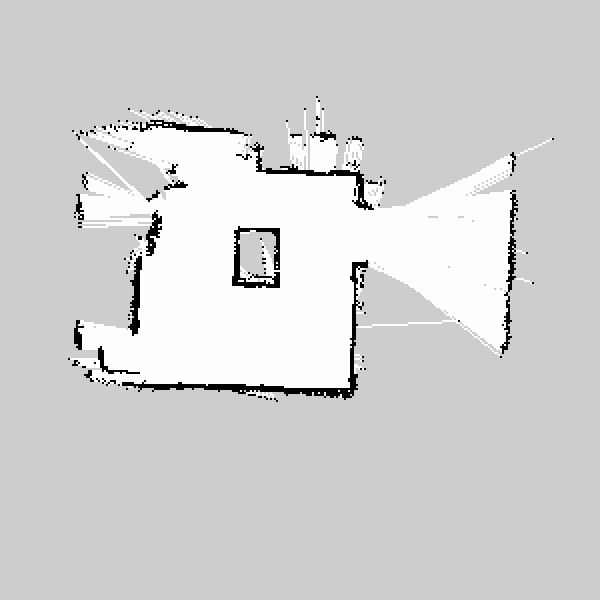
#> input picture Ipython_pf/scaled_map.pgm, 600 x 600 px
$ jupyter execute --allow-errors pc_test.ipynb   (shell and % lines are left out)
#> lines starting #> are read from the running program, lines starting #| are printed output that depends on the picture; after the words box and inside, x2 and y2 are one past the last pixel; in counts of white or black regions, pixels touching at a corner belong together
### Ipython_pf/pf.py
#!/usr/bin/env python

""" This is the starter code for the robot localization project

    Originally cloned from Paul Ruvolo's CompRobo 15:
    https://github.com/paulruvolo/comprobo15/

"""

import rospy

from std_msgs.msg import Header, String
from sensor_msgs.msg import LaserScan
from geometry_msgs.msg import PoseStamped, PoseWithCovarianceStamped, PoseArray, Pose, Point, Quaternion
from nav_msgs.srv import GetMap
from copy import deepcopy

import tf
from tf import TransformListener
from tf import TransformBroadcaster
from tf.transformations import euler_from_quaternion, rotation_matrix, quaternion_from_matrix
from random import gauss

import math
import time

import numpy as np
from numpy.random import random_sample
from sklearn.neighbors import NearestNeighbors
from occupancy_field import OccupancyField

from helper_functions import (convert_pose_inverse_transform,
                              convert_translation_rotation_to_pose,
                              convert_pose_to_xy_and_theta,
                              angle_diff)

class Particle(object):
    """ Represents a hypothesis (particle) of the robot's pose consisting of x,y and theta (yaw)
        Attributes:
            x: the x-coordinate of the hypothesis relative to the map frame
            y: the y-coordinate of the hypothesis relative ot the map frame
            theta: the yaw of the hypothesis relative to the map frame
            w: the particle weight (the class does not ensure that particle weights are normalized
    """

    def __init__(self,x=0.0,y=0.0,theta=0.0,w=1.0):
        """ Construct a new Particle
            x: the x-coordinate of the hypothesis relative to the map frame
            y: the y-coordinate of the hypothesis relative ot the map frame
            theta: the yaw of the hypothesis relative to the map frame
            w: the particle weight (the class does not ensure that particle weights are normalized """
        self.w = w
        self.theta = theta
        self.x = x
        self.y = y

    # [4 lines left out: function as_pose, not called in this run]

    # TODO: define additional helper functions if needed
    def normalize(self, Z):
        """ Ajusta o peso da particula usando o fator de normalizacao (Z) """
        self.w /= Z

class ParticleFilter:
    """ The class that represents a Particle Filter ROS Node
        Attributes list:
            initialized: a Boolean flag to communicate to other class methods that initializaiton is complete
            base_frame: the name of the robot base coordinate frame (should be "base_link" for most robots)
            map_frame: the name of the map coordinate frame (should be "map" in most cases)
            odom_frame: the name of the odometry coordinate frame (should be "odom" in most cases)
            scan_topic: the name of the scan topic to listen to (should be "scan" in most cases)
            n_particles: the number of particles in the filter
            d_thresh: the amount of linear movement before triggering a filter update
            a_thresh: the amount of angular movement before triggering a filter update
            laser_max_distance: the maximum distance to an obstacle we should use in a likelihood calculation
            pose_listener: a subscriber that listens for new approximate pose estimates (i.e. generated through the rviz GUI)
            particle_pub: a publisher for the particle cloud
            laser_subscriber: listens for new scan data on topic self.scan_topic
            tf_listener: listener for coordinate transforms
            tf_broadcaster: broadcaster for coordinate transforms
            particle_cloud: a list of particles representing a probability distribution over robot poses
            current_odom_xy_theta: the pose of the robot in the odometry frame when the last filter update was performed.
                                   The pose is expressed as a list [x,y,theta] (where theta is the yaw)
            map: the map we will be localizing ourselves in.  The map should be of type nav_msgs/OccupancyGrid
    """
    # [146 lines left out: functions __init__, update_robot_pose, update_particles_with_odom, map_calc_range, resample_particles, update_particles_with_laser and 4 more, not called in this run]

    def normalize_particles(self):
        """ Make sure the particle weights define a valid distribution (i.e. sum to 1.0) """
        pass
        # TODO: implement this

    # [80 lines left out: functions publish_particles, scan_received, fix_map_to_odom_transform, broadcast_last_transform, not called in this run]

# [8 lines that do not run on import are left out]

### Ipython_pf/pc_test.ipynb
[cell 1]
# Dados do arquivo mapa.yaml

resolution = 0.020000
origin =  [-5.000000, -5.000000, 0.000000]
occupied_thresh = 0.65
free_thresh =  0.196

[cell 2]
from random import randint, choice
import time
import matplotlib.pyplot as plt
import matplotlib.patches as mpatches
import numpy as np
import math
import random
from pf import Particle
from nav_msgs.msg import OccupancyGrid
from occupancy_field import OccupancyField
from helper_functions import angle_normalize, angle_diff


from PIL import Image as PilImage
pil_image = PilImage.open("scaled_map.pgm", 'r')
#> pil_image is the input picture: PIL image 600x600 L; min 0, max 254, mean 210.4
np_image = np.asarray(pil_image)

particle_size = 10

#import matplotlib_render as plotmap


back_color = "black"
colors     = ['red', 'green', 'cyan', 'yellow']
width, height = 480, 480

initial_pose = [200, 200, math.pi/8] # Posicao inicial considerada para o pf
pose = [320, 250, math.radians(90)] # posicao "verdadeira" do robo
robot_radius=10   # Raio do robo

# Os angulos em que o robo simulado vai ter sensores
angles = np.linspace(0.0, 2*math.pi, num=8)

particle_cloud = []

# [5 lines left out: function convert_to_figure, not called in this run]


def nb_draw_map(mapa_numpy, particles = None, initial_position=False, pose=False, robot=False):
    fig, ax = plt.subplots(figsize=(10,10))
    ax.set(xlim=[0, width], ylim=[0, height]) # Or use "ax.axis([x0,x1,y0,y1])"

    fig.canvas.draw()

    #def update():

    plt.imshow(mapa_numpy, cmap='Greys_r')
    if initial_position:
        draw_initial_pose(initial_pose,ax)
    if particles:
        nb_draw_particle_cloud(particles, ax)
    if pose:
        nb_draw_arrow(pose[0], pose[1], pose[2], ax, color='g', width=2, headwidth=6, headlength=6)
    if robot:
        nb_draw_robot(pose, ax, radius=robot_radius)

    return ax # Retornamos o contexto grafico caso queiram fazer algo depois


def draw_initial_pose(pose_xytheta, ax):
    """
        Metodo que desenha a pose inicial
        pose - um array que contem x, y e theta da pose inicial
        ax - um objeto do matplotlib
    """
    x = pose_xytheta[0]
    y = pose_xytheta[1]
    theta = pose_xytheta[2]
    l = 15
    #end_x = x + deltax
    #end_y = y + deltay
    nb_draw_arrow(x, y, theta, ax, l=l, color='r', width=2, headwidth=6, headlength=6)

def nb_draw_arrow(x, y, theta, ax, l = 15, color='y', headwidth=3.0, headlength=3, width=0.001):
    deltax = l*math.cos(theta)
    deltay = l*math.sin(theta)
    ax.arrow(x, y, deltax, deltay, head_width=headwidth, head_length=headlength, fc=color,  ec=color, width=width)

def nb_draw_particle_cloud(particles, ax):
    """
        Desenha o particle cloud
        particles - uma lista de objetos Particle
        ax - eixo
    """
    for p in particles:
        nb_draw_arrow(p.x, p.y, p.theta, ax, particle_size, color='b')

def normalize_particles():
    #global particle_cloud
    w_sum = 0
    for p in particle_cloud:
        w_sum+=p.w
    for p in particle_cloud:
        p.normalize(w_sum)

def update_robot_pose():
    """ Update the estimate of the robot's pose given the updated particles.
        There are two logical methods for this:
            (1): compute the mean pose
            (2): compute the most likely pose (i.e. the mode of the distribution)
    """
    # first make sure that the particle weights are normalized
    normalize_particles()

    # TODO: assign the lastest pose into self.robot_pose as a geometry_msgs.Pose object
    # Nota: neste notebook ao inves de usarmos um objeto Pose vou usar uma lista x, y, theta
    robot_pose = [0, 0, 0]

def nb_initialize_particle_cloud(xy_theta=None):
    """ Initialize the particle cloud.
        Arguments
        xy_theta: a triple consisting of the mean x, y, and theta (yaw) to initialize the
                  particle cloud around.  If this input is ommitted, the odometry will be used """
    if xy_theta == None:
        #xy_theta = convert_pose_to_xy_and_theta(.odom_pose.pose)
        pass
    global particle_cloud
    # TODO create particles
    particle_cloud = nb_create_particles(initial_pose)

    normalize_particles()
    update_robot_pose()

def nb_create_particles(pose, var_x = 50, var_y = 50, var_theta = math.pi/3, num=100):
    """
        Cria num particulas
        situadas no intervalo x - var_x a x + var_x, y - var_x at'e y + var_y e theta - var_theta a theta + var_theta
    """
    particle_cloud = []
    s = pose
    for i in range(num):
        x = random.uniform(s[0] - var_x, s[0] + var_x)
        y = random.uniform(s[1] - var_x, s[1] + var_y)
        theta = random.uniform(s[2] - var_theta, s[2] + var_theta)
        p = Particle(x, y, theta, w=1.0) # A prob. w vai ser normalizada depois
        particle_cloud.append(p)
    return particle_cloud

def nb_draw_robot(position, ax, radius=10):
    from matplotlib.patches import Circle
    circle = Circle((position[0], position[1]), radius, facecolor='none',
                    edgecolor=(0.0, 0.8, 0.2), linewidth=2, alpha=0.7)
    ax.add_patch(circle)

def nb_create_ros_map(numpy_image):
    """
        Este notebook nao usa o service GetMap, portanto
        precisamos usar a imagem que foi lida e criar um OccupancyGrid
    """
    grid = OccupancyGrid()
    grid.info.resolution = 1
    w = numpy_image.shape[0]
    h = numpy_image.shape[1]
    grid.info.width = w
    grid.info.height = h
    image_data = []
    for i in range(numpy_image.size):
        cell = 1.0 - (numpy_image[i//w][i%w]/255.0)
        if cell < 0.005:
            cell = 0
        image_data.append(cell)

    print("Occurences of zero",image_data.count(0))
    grid.data = image_data
    return grid

# [18 lines left out: functions nb_interp, nb_cria_occupancy_field_image, not called in this run]


def nb_outside_image(x, y, img):
    if x > img.shape[1] or x < 0:
        return true
    if y > img.shape[0] or y < 0:
        return ture

def nb_found_obstacle(x, y, x0, y0, img):
    gray_value = 1.0 - img[x][y]/255.0
    if gray_value > free_thresh and gray_value < occupied_thresh:
        return math.sqrt( (x0 - x)**2 + (y0 - x)**2 )


def nb_find_discrete_line_versor(xa, ya, angle):
    m = math.tan(angle)
    delta = 50.0 # arbitrario
    xd = xa + delta*math.cos(angle)
    yd = ya + delta*math.sin(angle)
    deltay = yd - ya
    deltax = xd - xa
    v = [deltax, deltay]
    length = math.sqrt(deltax**2 + deltay**2)
    versor = [deltax/delta, deltay/delta]
    # Um pouco ineficiente mas 'garante' que nao pularemos celular
    for i in range(len(versor)):
        versor[i]*=0.6
    return versor


def nb_simulate_lidar(robot_pose, angles, img):
    """
        Simula a leitura `real` do LIDAR supondo que o robot esteja na robot_pose e com sensores nos angulos angles

        Nao e' necessario fazer isso em seu projeto

        retorna uma lista de pontos de intersecao ou -1 se o sensor nao ler nada naquele angulo

    """
    a = angles.copy()
    theta = 2 # para ficar mais intuitivo

    #robot_pose[theta] = angle_normalize(robot_pose[theta])

    lidar_results = {}

    result_img = np.zeros(img.shape)
    result_img.fill(255) # Deixamos tudo branco

    x0 = robot_pose[0]
    y0 = robot_pose[1]

    for angulo in a:
        # Faz o angulo ser relativo ao robo
        ang = robot_pose[theta]+angulo
        print("Angle ", ang)
        xa, ya = x0, y0
        x = xa
        y = ya
        vers = nb_find_discrete_line_versor(xa, ya, ang)
        #print("vers ", ang, "  " , vers)

        while (True):
            result_img[int(y), int(x)] = 0 # Marcamos o raio na imagem y,x porque numpy e' linha, coluna
            if nb_outside_image(int(x), int(y), img):
                # A imagem acabou, nao achamos nada
                lidar_results[ang] = -1
                print("Outside at ",x ,"  ",y, "  for angle ", ang)
                break
            dist = nb_found_obstacle(int(y), int(x), y0, x0, img)
            if dist > -1:
                # Achamos alguma coisa
                lidar_results[ang] = dist
                print("Hit for ",x,  "  ",y, "  for angle ", ang)
                break
            # Keep going if none of the "ifs" has been triggered
            x += vers[0]
            y += vers[1]

    return lidar_results, result_img

## Mapa com posicao inicial

[cell 3]
nb_draw_map(np_image)

[cell 4]
# Inicializa as particulas
nb_initialize_particle_cloud()

[cell 5]
nb_draw_map(np_image, particles = particle_cloud, initial_position = initial_pose, pose=pose, robot=True)
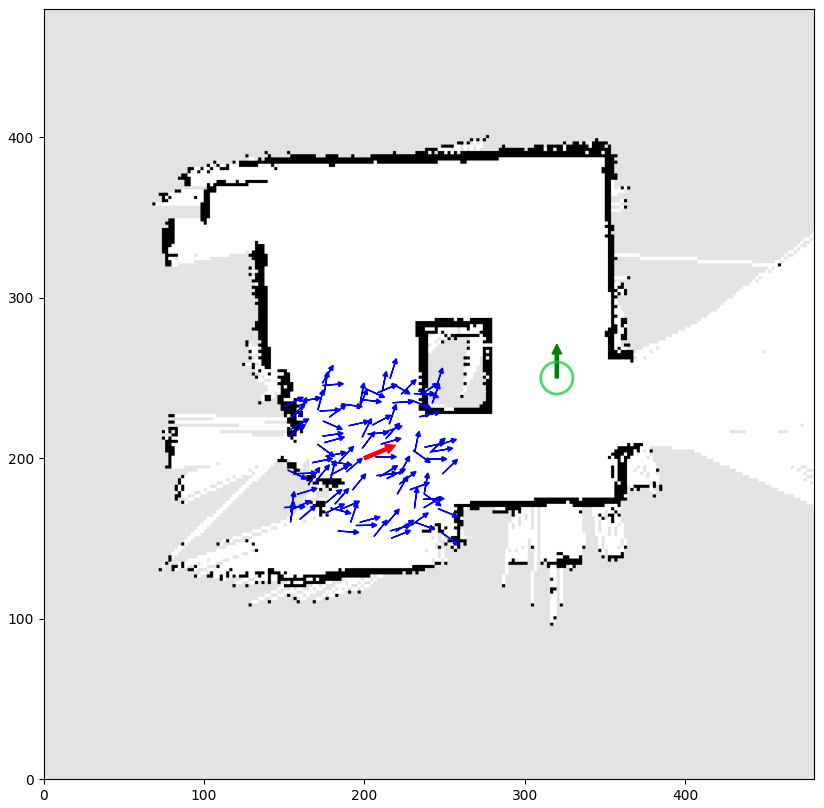
#> figure drawn by matplotlib, 1 panel

## Occupancy field para o exemplo

#> (a cell that did not finish here is left out)

#> (a cell that did not finish here is left out)

[cell 8]
ax = nb_draw_map(np_image)
#> (the rest of this cell did not finish here and is left out)

[cell 9]
angles

# Simulacao da imagem do laser

Para simular a leitura **real** do robo, use *nb_simulate_lidar* passando a posicao do robo, os angulos do sensor e a np_image com o mapa

#> (a cell that did not finish here is left out)

#> in nb_simulate_lidar, `result_img.fill(255)`: result_img: shape (600, 600) float64; every value is 255
#> the loop in nb_simulate_lidar, `for angulo in a:` made 1 pass
#> after the loop in nb_simulate_lidar, `for angulo in a:`:
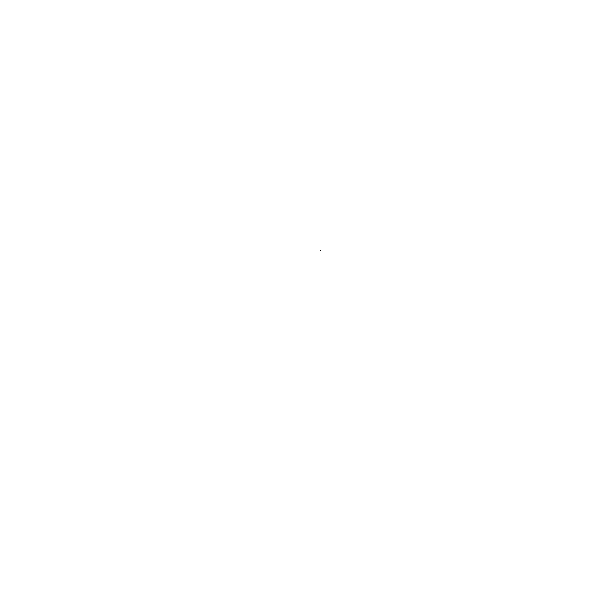
#> result_img: shape (600, 600) float64; 100% white; black in thin lines or dots, all inside (x1, y1, x2, y2) = (320, 250, 321, 251)
#> after the loop in nb_simulate_lidar, `for angulo in a:`: lidar_results = 0 items

As leituras serao retornadas pela simulacao do lidar. Sao armazenadas na forma de um dicionario com angulo: valor da leitura

#> (a cell that did not finish here is left out)

# Laser simulado sobre occupancy field

[cell 12]
ax = nb_draw_map(np_image, pose=pose, robot=True)
#> (the rest of this cell did not finish here and is left out)

[cell 13]
# [12 lines left out: function update_particles_with_odom, not called in this run]

[cell 14]
# [30 lines left out: functions resample_particles, weighted_values, not called in this run]

[cell 15]
# [17 lines left out: functions update_particles_with_laser, get_particle_likelyhood, not called in this run]

## Sugestao de atividade:

Coloque os seguintes passos num loop:

- Mova o robo alterando a variavel *pose*

- Atualize as particulas com odometria

- Calcule a verossimilanca das particulas usando o OccupancyField - **note que e'  a mesma classe usada no ROS**

- Reamostre as particulas

Use as funcoes de plot abundantemente ao longo do desenvolvimento

[cell 16]
from scipy.stats import norm
from numpy.random import random_sample
from copy import deepcopy

position = [[0,25,0],[0,25,0],[0,25,0],[0,25,0],[-25,10,0],[-25,0,0],[-25,0,0],[-25,0,0],[-25,0,0],[-25,0,0],[0,-25,0],[0,-25,0],[0,-25,0],[0,-25,0]]
#> (the rest of this cell did not finish here and is left out)

[cell 17]
nb_draw_map(np_image, particles = particle_cloud, initial_position = initial_pose, pose=pose, robot=True)

[cell 18]
ax = nb_draw_map(np_image)
#> (the rest of this cell did not finish here and is left out)

[cell 19]
ax = nb_draw_map(np_image, pose=pose, robot=True, particles=particle_cloud)
